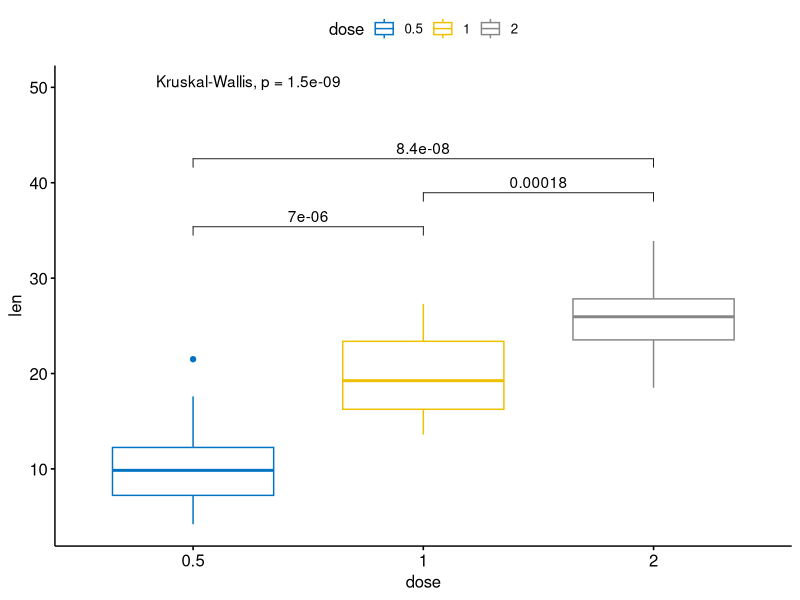

This chart was generated by the following R code:
library(ggpubr)

data("ToothGrowth")

# Visualize: Specify the comparisons you want
my_comparisons <- list( c("0.5", "1"), c("1", "2"), c("0.5", "2") )

p <- ggboxplot(ToothGrowth, x = "dose", y = "len",
          color = "dose", palette = "jco")+ 
  stat_compare_means(comparisons = my_comparisons)+ # Add pairwise comparisons p-value
  stat_compare_means(label.y = 50)     # Add global p-value

png("./viz_out/kruskal.png", units="in", width=8.9, height=5, res=300)
p
dev.off()